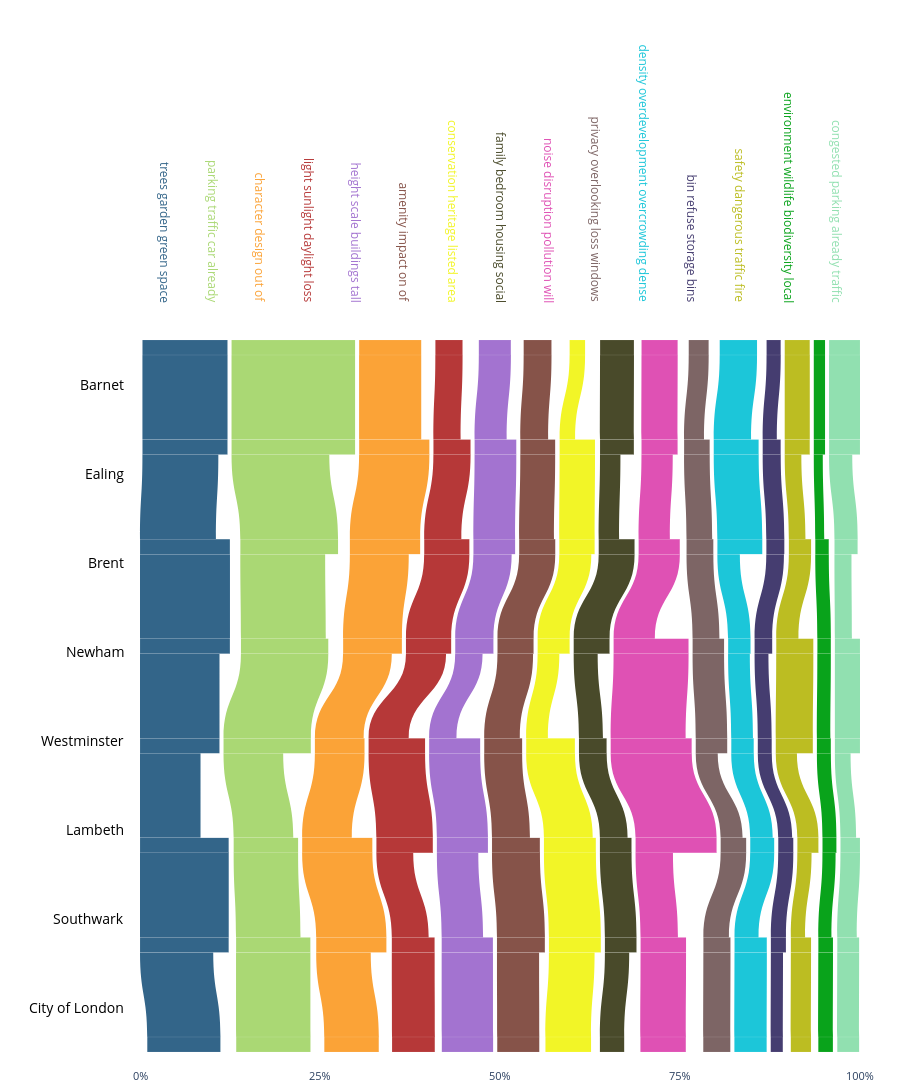

Write notebook code for a chart like this one.
### Code cell
import plotly.graph_objects as go

fig = go.Figure(
    go.Sankey(
        orientation="v",
        node=dict(
            pad=4,
            thickness=15,
            label=[""] * len(node_labels),  # hide node labels
            color=node_colors,
            line=dict(color="white", width=0.1)
    ),
        link=dict(
            source=sources,
            target=targets,
            value=scaled_values,
            color=link_colors
        )
    )
)

# add topic labels at the top
n_topics = len(topics)
x_positions = [(i + 0.5) / n_topics for i in range(n_topics)]

# topic_annotations = []

# for x, topic in zip(x_positions, topics):
#     topic_annotations.append(
#         dict(
#             x=x,
#             y=1.05,
#             xref="paper",
#             yref="paper",
#             text=filtered_topic_dict[topic],
#             showarrow=False,
#             xanchor="center",
#             yanchor="bottom",
#             textangle=90,
#             font=dict(size=12, color=color_map[topic])
#         )
#     )

n_topics = len(topics)

topic_x_positions = [(i + 0.5)/n_topics for i in range(n_topics)]

topic_annotations = []

for i, topic in enumerate(topics):
    topic_annotations.append(
        dict(
            x=topic_x_positions[i],
            y=1.05,
            xref="paper",
            yref="paper",
            text=filtered_topic_dict[topic],
            showarrow=False,
            xanchor="center",
            yanchor="bottom",
            textangle=90,
            font=dict(size=12, color=color_map[topic])
        )
    )

# add council labels to the right hand side 
n_councils = len(council_order)
y_positions = [1 - (i + 0.5) / n_councils for i in range(n_councils)]

council_annotations = []

for y, council in zip(y_positions, council_order):
    council_annotations.append(
        dict(
            x=-0.02,
            y=y,
            xref="paper",
            yref="paper",
            text=council,
            showarrow=False,
            xanchor="right",
            yanchor="middle",
            font=dict(size=14, color='black')
        )
    )

# add x axis 
percent_ticks = [0, 25, 50, 75, 100]
tick_x = [p/100 for p in percent_ticks]  # convert to 0-1 paper coordinates

x_axis_annotations = []

for x, p in zip(tick_x, percent_ticks):
    x_axis_annotations.append(
        dict(
            x=x,
            y=-0.02,             # slightly below the Sankey
            xref="paper",
            yref="paper",
            text=f"{p}%",
            showarrow=False,
            xanchor="center",
            yanchor="top",
            font=dict(size=11)
        )
    )

fig.update_layout(
    # title="Topic Composition Flow Across Councils",
    # font_size=10,
    height=1200,
    width=900
)

fig.update_layout(
    annotations=topic_annotations + council_annotations,
    margin=dict(l=140, r=40, t=340, b=40)
)

fig.update_layout(
    annotations=fig.layout.annotations + tuple(x_axis_annotations)
)

fig.show()

### Figure 1 — Plotly figure (JSON) as saved in the notebook; plotly's stock layout.template omitted (floating-point values rounded to 4 significant figures)
{"data": [{"link": {"color": ["#336589", "#aad874", "#fba337", "#b63838", "#a373d0", "#865349", "#F2F527", "#494A2A", "#df51b4", "#7d6565", "#1cc6d9", "#453D70", "#bcbd22", "#09A31B", "#91e0b0", "#336589", "#aad874", "#fba337", "#b63838", "#a373d0", "#865349", "#F2F527", "#494A2A", "#df51b4", "#7d6565", "#1cc6d9", "#453D70", "#bcbd22", "#09A31B", "#91e0b0", "#336589", "#aad874", "#fba337", "#b63838", "#a373d0", "#865349", "#F2F527", "#494A2A", "#df51b4", "#7d6565", "#1cc6d9", "#453D70", "#bcbd22", "#09A31B", "#91e0b0", "#336589", "#aad874", "#fba337", "#b63838", "#a373d0", "#865349", "#F2F527", "#494A2A", "#df51b4", "#7d6565", "#1cc6d9", "#453D70", "#bcbd22", "#09A31B", "#91e0b0", "#336589", "#aad874", "#fba337", "#b63838", "#a373d0", "#865349", "#F2F527", "#494A2A", "#df51b4", "#7d6565", "#1cc6d9", "#453D70", "#bcbd22", "#09A31B", "#91e0b0", "#336589", "#aad874", "#fba337", "#b63838", "#a373d0", "#865349", "#F2F527", "#494A2A", "#df51b4", "#7d6565", "#1cc6d9", "#453D70", "#bcbd22", "#09A31B", "#91e0b0", "#336589", "#aad874", "#fba337", "#b63838", "#a373d0", "#865349", "#F2F527", "#494A2A", "#df51b4", "#7d6565", "#1cc6d9", "#453D70", "#bcbd22", "#09A31B", "#91e0b0"], "source": [0, 1, 2, 3, 4, 5, 6, 7, 8, 9, 10, 11, 12, 13, 14, 15, 16, 17, 18, 19, 20, 21, 22, 23, 24, 25, 26, 27, 28, 29, 30, 31, 32, 33, 34, 35, 36, 37, 38, 39, 40, 41, 42, 43, 44, 45, 46, 47, 48, 49, 50, 51, 52, 53, 54, 55, 56, 57, 58, 59, 60, 61, 62, 63, 64, 65, 66, 67, 68, 69, 70, 71, 72, 73, 74, 75, 76, 77, 78, 79, 80, 81, 82, 83, 84, 85, 86, 87, 88, 89, 90, 91, 92, 93, 94, 95, 96, 97, 98, 99, 100, 101, 102, 103, 104], "target": [15, 16, 17, 18, 19, 20, 21, 22, 23, 24, 25, 26, 27, 28, 29, 30, 31, 32, 33, 34, 35, 36, 37, 38, 39, 40, 41, 42, 43, 44, 45, 46, 47, 48, 49, 50, 51, 52, 53, 54, 55, 56, 57, 58, 59, 60, 61, 62, 63, 64, 65, 66, 67, 68, 69, 70, 71, 72, 73, 74, 75, 76, 77, 78, 79, 80, 81, 82, 83, 84, 85, 86, 87, 88, 89, 90, 91, 92, 93, 94, 95, 96, 97, 98, 99, 100, 101, 102, 103, 104, 105, 106, 107, 108, 109, 110, 111, 112, 113, 114, 115, 116, 117, 118, 119], "value": [14.61, 21.22, 10.67, 4.676, 5.511, 4.783, 2.661, 5.828, 6.212, 3.429, 6.414, 2.432, 4.305, 1.934, 5.316, 13.04, 16.79, 12.07, 6.385, 7.165, 5.986, 6.081, 3.508, 5.372, 4.41, 7.718, 3.098, 2.855, 1.544, 3.984, 15.45, 14.57, 10.11, 7.766, 6.571, 6.209, 5.505, 6.166, 7.083, 4.608, 3.862, 3.03, 3.819, 2.326, 2.923, 13.65, 15.0, 8.371, 6.89, 4.701, 6.117, 3.735, 4.121, 12.88, 5.409, 3.735, 2.382, 6.375, 2.318, 4.314, 10.39, 10.25, 8.529, 9.706, 8.775, 6.52, 8.382, 4.755, 13.92, 3.775, 3.873, 2.402, 3.627, 2.402, 2.696, 15.24, 11.07, 12.06, 6.329, 7.114, 8.234, 8.925, 5.433, 6.423, 4.388, 4.126, 2.595, 2.446, 2.259, 3.361, 12.57, 12.77, 9.369, 7.354, 8.811, 7.233, 7.84, 4.175, 7.816, 4.66, 5.558, 2.087, 3.471, 2.524, 3.762]}, "node": {"color": ["#336589", "#aad874", "#fba337", "#b63838", "#a373d0", "#865349", "#F2F527", "#494A2A", "#df51b4", "#7d6565", "#1cc6d9", "#453D70", "#bcbd22", "#09A31B", "#91e0b0", "#336589", "#aad874", "#fba337", "#b63838", "#a373d0", "#865349", "#F2F527", "#494A2A", "#df51b4", "#7d6565", "#1cc6d9", "#453D70", "#bcbd22", "#09A31B", "#91e0b0", "#336589", "#aad874", "#fba337", "#b63838", "#a373d0", "#865349", "#F2F527", "#494A2A", "#df51b4", "#7d6565", "#1cc6d9", "#453D70", "#bcbd22", "#09A31B", "#91e0b0", "#336589", "#aad874", "#fba337", "#b63838", "#a373d0", "#865349", "#F2F527", "#494A2A", "#df51b4", "#7d6565", "#1cc6d9", "#453D70", "#bcbd22", "#09A31B", "#91e0b0", "#336589", "#aad874", "#fba337", "#b63838", "#a373d0", "#865349", "#F2F527", "#494A2A", "#df51b4", "#7d6565", "#1cc6d9", "#453D70", "#bcbd22", "#09A31B", "#91e0b0", "#336589", "#aad874", "#fba337", "#b63838", "#a373d0", "#865349", "#F2F527", "#494A2A", "#df51b4", "#7d6565", "#1cc6d9", "#453D70", "#bcbd22", "#09A31B", "#91e0b0", "#336589", "#aad874", "#fba337", "#b63838", "#a373d0", "#865349", "#F2F527", "#494A2A", "#df51b4", "#7d6565", "#1cc6d9", "#453D70", "#bcbd22", "#09A31B", "#91e0b0", "#336589", "#aad874", "#fba337", "#b63838", "#a373d0", "#865349", "#F2F527", "#494A2A", "#df51b4", "#7d6565", "#1cc6d9", "#453D70", "#bcbd22", "#09A31B", "#91e0b0"], "label": ["", "", "", "", "", "", "", "", "", "", "", "", "", "", "", "", "", "", "", "", "", "", "", "", "", "", "", "", "", "", "", "", "", "", "", "", "", "", "", "", "", "", "", "", "", "", "", "", "", "", "", "", "", "", "", "", "", "", "", "", "", "", "", "", "", "", "", "", "", "", "", "", "", "", "", "", "", "", "", "", "", "", "", "", "", "", "", "", "", "", "", "", "", "", "", "", "", "", "", "", "", "", "", "", "", "", "", "", "", "", "", "", "", "", "", "", "", "", "", ""], "line": {"color": "white", "width": 0.1}, "pad": 4, "thickness": 15}, "orientation": "v", "type": "sankey"}], "layout": {"annotations": [{"font": {"color": "#336589", "size": 12}, "showarrow": false, "text": "trees garden green space", "textangle": 90, "x": 0.03333, "xanchor": "center", "xref": "paper", "y": 1.05, "yanchor": "bottom", "yref": "paper"}, {"font": {"color": "#aad874", "size": 12}, "showarrow": false, "text": "parking traffic car already", "textangle": 90, "x": 0.1, "xanchor": "center", "xref": "paper", "y": 1.05, "yanchor": "bottom", "yref": "paper"}, {"font": {"color": "#fba337", "size": 12}, "showarrow": false, "text": "character design out of", "textangle": 90, "x": 0.1667, "xanchor": "center", "xref": "paper", "y": 1.05, "yanchor": "bottom", "yref": "paper"}, {"font": {"color": "#b63838", "size": 12}, "showarrow": false, "text": "light sunlight daylight loss", "textangle": 90, "x": 0.2333, "xanchor": "center", "xref": "paper", "y": 1.05, "yanchor": "bottom", "yref": "paper"}, {"font": {"color": "#a373d0", "size": 12}, "showarrow": false, "text": "height scale buildings tall", "textangle": 90, "x": 0.3, "xanchor": "center", "xref": "paper", "y": 1.05, "yanchor": "bottom", "yref": "paper"}, {"font": {"color": "#865349", "size": 12}, "showarrow": false, "text": "amenity impact on of", "textangle": 90, "x": 0.3667, "xanchor": "center", "xref": "paper", "y": 1.05, "yanchor": "bottom", "yref": "paper"}, {"font": {"color": "#F2F527", "size": 12}, "showarrow": false, "text": "conservation heritage listed area", "textangle": 90, "x": 0.4333, "xanchor": "center", "xref": "paper", "y": 1.05, "yanchor": "bottom", "yref": "paper"}, {"font": {"color": "#494A2A", "size": 12}, "showarrow": false, "text": "family bedroom housing social", "textangle": 90, "x": 0.5, "xanchor": "center", "xref": "paper", "y": 1.05, "yanchor": "bottom", "yref": "paper"}, {"font": {"color": "#df51b4", "size": 12}, "showarrow": false, "text": "noise disruption pollution will", "textangle": 90, "x": 0.5667, "xanchor": "center", "xref": "paper", "y": 1.05, "yanchor": "bottom", "yref": "paper"}, {"font": {"color": "#7d6565", "size": 12}, "showarrow": false, "text": "privacy overlooking loss windows", "textangle": 90, "x": 0.6333, "xanchor": "center", "xref": "paper", "y": 1.05, "yanchor": "bottom", "yref": "paper"}, {"font": {"color": "#1cc6d9", "size": 12}, "showarrow": false, "text": "density overdevelopment overcrowding dense", "textangle": 90, "x": 0.7, "xanchor": "center", "xref": "paper", "y": 1.05, "yanchor": "bottom", "yref": "paper"}, {"font": {"color": "#453D70", "size": 12}, "showarrow": false, "text": "bin refuse storage bins", "textangle": 90, "x": 0.7667, "xanchor": "center", "xref": "paper", "y": 1.05, "yanchor": "bottom", "yref": "paper"}, {"font": {"color": "#bcbd22", "size": 12}, "showarrow": false, "text": "safety dangerous traffic fire", "textangle": 90, "x": 0.8333, "xanchor": "center", "xref": "paper", "y": 1.05, "yanchor": "bottom", "yref": "paper"}, {"font": {"color": "#09A31B", "size": 12}, "showarrow": false, "text": "environment wildlife biodiversity local", "textangle": 90, "x": 0.9, "xanchor": "center", "xref": "paper", "y": 1.05, "yanchor": "bottom", "yref": "paper"}, {"font": {"color": "#91e0b0", "size": 12}, "showarrow": false, "text": "congested parking already traffic", "textangle": 90, "x": 0.9667, "xanchor": "center", "xref": "paper", "y": 1.05, "yanchor": "bottom", "yref": "paper"}, {"font": {"color": "black", "size": 14}, "showarrow": false, "text": "Barnet", "x": -0.02, "xanchor": "right", "xref": "paper", "y": 0.9375, "yanchor": "middle", "yref": "paper"}, {"font": {"color": "black", "size": 14}, "showarrow": false, "text": "Ealing", "x": -0.02, "xanchor": "right", "xref": "paper", "y": 0.8125, "yanchor": "middle", "yref": "paper"}, {"font": {"color": "black", "size": 14}, "showarrow": false, "text": "Brent", "x": -0.02, "xanchor": "right", "xref": "paper", "y": 0.6875, "yanchor": "middle", "yref": "paper"}, {"font": {"color": "black", "size": 14}, "showarrow": false, "text": "Newham", "x": -0.02, "xanchor": "right", "xref": "paper", "y": 0.5625, "yanchor": "middle", "yref": "paper"}, {"font": {"color": "black", "size": 14}, "showarrow": false, "text": "Westminster", "x": -0.02, "xanchor": "right", "xref": "paper", "y": 0.4375, "yanchor": "middle", "yref": "paper"}, {"font": {"color": "black", "size": 14}, "showarrow": false, "text": "Lambeth", "x": -0.02, "xanchor": "right", "xref": "paper", "y": 0.3125, "yanchor": "middle", "yref": "paper"}, {"font": {"color": "black", "size": 14}, "showarrow": false, "text": "Southwark", "x": -0.02, "xanchor": "right", "xref": "paper", "y": 0.1875, "yanchor": "middle", "yref": "paper"}, {"font": {"color": "black", "size": 14}, "showarrow": false, "text": "City of London", "x": -0.02, "xanchor": "right", "xref": "paper", "y": 0.0625, "yanchor": "middle", "yref": "paper"}, {"font": {"size": 11}, "showarrow": false, "text": "0%", "x": 0, "xanchor": "center", "xref": "paper", "y": -0.02, "yanchor": "top", "yref": "paper"}, {"font": {"size": 11}, "showarrow": false, "text": "25%", "x": 0.25, "xanchor": "center", "xref": "paper", "y": -0.02, "yanchor": "top", "yref": "paper"}, {"font": {"size": 11}, "showarrow": false, "text": "50%", "x": 0.5, "xanchor": "center", "xref": "paper", "y": -0.02, "yanchor": "top", "yref": "paper"}, {"font": {"size": 11}, "showarrow": false, "text": "75%", "x": 0.75, "xanchor": "center", "xref": "paper", "y": -0.02, "yanchor": "top", "yref": "paper"}, {"font": {"size": 11}, "showarrow": false, "text": "100%", "x": 1, "xanchor": "center", "xref": "paper", "y": -0.02, "yanchor": "top", "yref": "paper"}], "height": 1200, "margin": {"b": 40, "l": 140, "r": 40, "t": 340}, "width": 900}}
